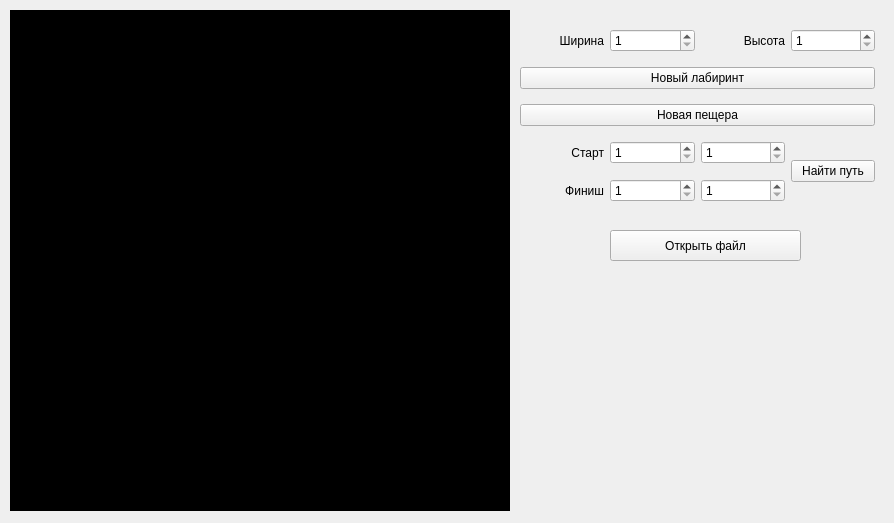
<?xml version="1.0" encoding="UTF-8"?>
<ui version="4.0">
 <class>MainWindow</class>
 <widget class="QMainWindow" name="MainWindow">
  <property name="geometry">
   <rect>
    <x>0</x>
    <y>0</y>
    <width>894</width>
    <height>523</height>
   </rect>
  </property>
  <property name="windowTitle">
   <string>MainWindow</string>
  </property>
  <widget class="QWidget" name="centralwidget">
   <property name="styleSheet">
    <string notr="true"/>
   </property>
   <widget class="s21::LabyrinthDrawer" name="widget" native="true">
    <property name="geometry">
     <rect>
      <x>10</x>
      <y>10</y>
      <width>500</width>
      <height>501</height>
     </rect>
    </property>
    <property name="styleSheet">
     <string notr="true">QWidget { background: black; }</string>
    </property>
   </widget>
   <widget class="QWidget" name="gridLayoutWidget">
    <property name="geometry">
     <rect>
      <x>520</x>
      <y>20</y>
      <width>355</width>
      <height>195</height>
     </rect>
    </property>
    <layout class="QGridLayout" name="gridLayout">
     <item row="4" column="0">
      <widget class="QLabel" name="startLabel">
       <property name="text">
        <string>Старт</string>
       </property>
       <property name="alignment">
        <set>Qt::AlignRight|Qt::AlignTrailing|Qt::AlignVCenter</set>
       </property>
      </widget>
     </item>
     <item row="4" column="1">
      <widget class="QSpinBox" name="startX_spinBox">
       <property name="minimum">
        <number>1</number>
       </property>
       <property name="maximum">
        <number>50</number>
       </property>
       <property name="value">
        <number>1</number>
       </property>
      </widget>
     </item>
     <item row="4" column="2">
      <widget class="QSpinBox" name="startY_spinBox">
       <property name="minimum">
        <number>1</number>
       </property>
       <property name="maximum">
        <number>50</number>
       </property>
      </widget>
     </item>
     <item row="5" column="2">
      <widget class="QSpinBox" name="finishY_spinBox">
       <property name="minimum">
        <number>1</number>
       </property>
       <property name="maximum">
        <number>50</number>
       </property>
      </widget>
     </item>
     <item row="4" column="3" rowspan="2">
      <widget class="QPushButton" name="findPathButton">
       <property name="sizePolicy">
        <sizepolicy hsizetype="Minimum" vsizetype="Fixed">
         <horstretch>0</horstretch>
         <verstretch>0</verstretch>
        </sizepolicy>
       </property>
       <property name="text">
        <string>Найти путь</string>
       </property>
      </widget>
     </item>
     <item row="0" column="1">
      <widget class="QSpinBox" name="widthSpinBox">
       <property name="minimum">
        <number>1</number>
       </property>
       <property name="maximum">
        <number>50</number>
       </property>
      </widget>
     </item>
     <item row="0" column="3">
      <widget class="QSpinBox" name="heightSpinBox">
       <property name="minimum">
        <number>1</number>
       </property>
       <property name="maximum">
        <number>50</number>
       </property>
       <property name="value">
        <number>1</number>
       </property>
      </widget>
     </item>
     <item row="5" column="1">
      <widget class="QSpinBox" name="finishX_spinBox">
       <property name="minimum">
        <number>1</number>
       </property>
       <property name="maximum">
        <number>50</number>
       </property>
      </widget>
     </item>
     <item row="0" column="0">
      <widget class="QLabel" name="widthLabel">
       <property name="text">
        <string>Ширина</string>
       </property>
       <property name="alignment">
        <set>Qt::AlignRight|Qt::AlignTrailing|Qt::AlignVCenter</set>
       </property>
      </widget>
     </item>
     <item row="1" column="0" colspan="4">
      <widget class="QPushButton" name="newMazeButton">
       <property name="text">
        <string>Новый лабиринт</string>
       </property>
      </widget>
     </item>
     <item row="5" column="0">
      <widget class="QLabel" name="finishLabel">
       <property name="text">
        <string>Финиш</string>
       </property>
       <property name="alignment">
        <set>Qt::AlignRight|Qt::AlignTrailing|Qt::AlignVCenter</set>
       </property>
      </widget>
     </item>
     <item row="0" column="2">
      <widget class="QLabel" name="heightLabel">
       <property name="text">
        <string>Высота</string>
       </property>
       <property name="alignment">
        <set>Qt::AlignRight|Qt::AlignTrailing|Qt::AlignVCenter</set>
       </property>
      </widget>
     </item>
     <item row="3" column="0" colspan="4">
      <widget class="QPushButton" name="newCaveButton">
       <property name="text">
        <string>Новая пещера</string>
       </property>
      </widget>
     </item>
    </layout>
   </widget>
   <widget class="QPushButton" name="openFileButton">
    <property name="geometry">
     <rect>
      <x>610</x>
      <y>230</y>
      <width>191</width>
      <height>31</height>
     </rect>
    </property>
    <property name="text">
     <string>Открыть файл</string>
    </property>
   </widget>
  </widget>
 </widget>
 <customwidgets>
  <customwidget>
   <class>s21::LabyrinthDrawer</class>
   <extends>QWidget</extends>
   <header>labyrinthdrawer.h</header>
   <container>1</container>
  </customwidget>
 </customwidgets>
 <resources/>
 <connections/>
</ui>
